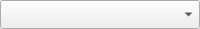
<?xml version="1.0" encoding="UTF-8"?>
<ui version="4.0">
 <class>Form</class>
 <widget class="QComboBox" name="Form">
  <property name="geometry">
   <rect>
    <x>0</x>
    <y>0</y>
    <width>200</width>
    <height>29</height>
   </rect>
  </property>
  <property name="minimumSize">
   <size>
    <width>200</width>
    <height>0</height>
   </size>
  </property>
  <property name="windowTitle">
   <string>Form</string>
  </property>
  <property name="toolTip">
   <string>Search for text in book</string>
  </property>
  <property name="minimumContentsLength">
   <number>20</number>
  </property>
 </widget>
 <resources/>
 <connections/>
</ui>
